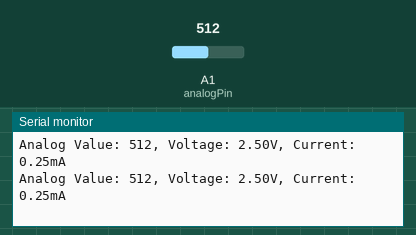
This sketch was run on a simulated Arduino Uno, built with avr-gcc and run on an emulated ATmega328P. Shown: the last lines printed to the serial monitor. The inputs (shaded band) are chosen by the test bench; at power-on: A1 (analogPin) = 512.

Above: at 1.8 s.
1.9 s: A1 (analogPin) set to 716
At 2.8 s:
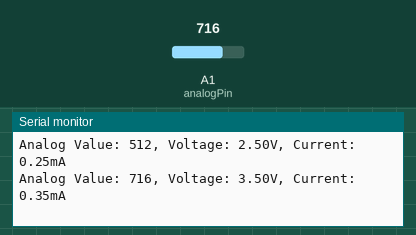
3.4 s: A1 (analogPin) set to 900
At 4.7 s:
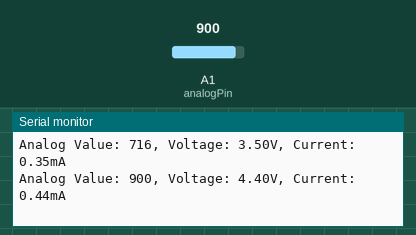
Timing chart, 0 to 6.4 s (numbered marks = the images above; inputs shaded):
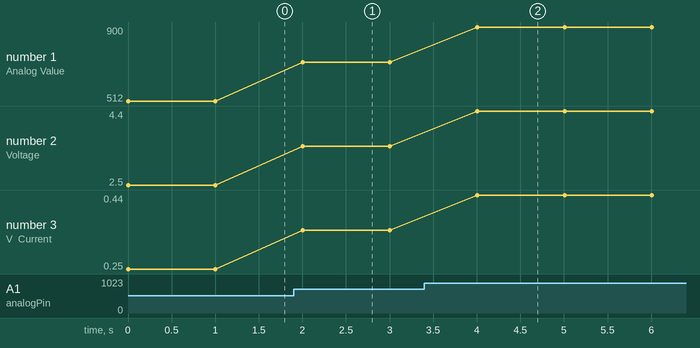

The sketch:

ldr_phy_exp.ino
```cpp
const int analogPin = A1;  // Analog pin for photodiode
const int resistorValue = 10000;  // Resistance value in ohms (adjust as needed)
void setup() {
  Serial.begin(9600);  // Initialize serial communication for debugging
}

void loop() {
  int sensorValue = analogRead(analogPin);  // Read analog value from the photodiode
  float io = 0.22;
  float voltage = sensorValue * (5.0 / 1023.0);  // Convert analog value to voltage
  float current = (voltage / resistorValue) * 1000;  // Calculate current using Ohm's Law (I = V / R)

  Serial.print("Analog Value: ");
  Serial.print(sensorValue);
  Serial.print(", Voltage: ");
  Serial.print(voltage);
  Serial.print("V, Current: ");
  Serial.print(current);  // Convert current to mA for easier reading
  Serial.println("mA");

  delay(1000);  // Delay for readability, adjust as needed
}
```

Measured:
- after the input at 1.9 s, the serial monitor: prints a new line after 0.10 s (image 1)
- after the input at 3.4 s, the serial monitor: prints a new line after 0.61 s (image 2)
- plotted number 1: 512 → 716 after the input at 1.9 s, 716 → 900 after the input at 3.4 s
- plotted number 2: 2.5 → 3.5 after the input at 1.9 s, 3.5 → 4.4 after the input at 3.4 s
- plotted number 3: 0.25 → 0.35 after the input at 1.9 s, 0.35 → 0.44 after the input at 3.4 s
